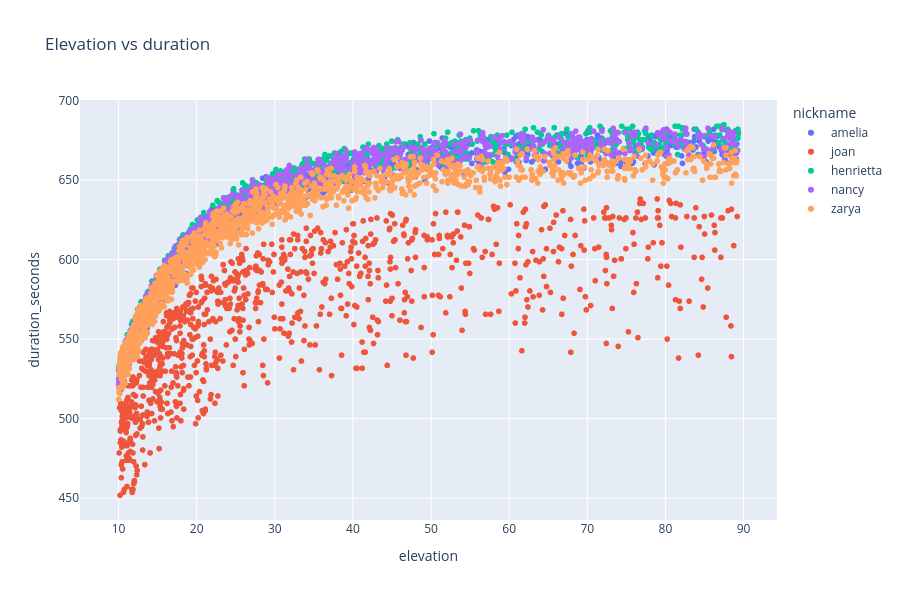

This figure's notebook cell:
### Code cell
px.scatter(passes, x="elevation", y="duration_seconds", color="nickname", title="Elevation vs duration", 
           height=600)

### Figure 1 — Plotly figure (JSON) as saved in the notebook; plotly's stock layout.template omitted (floating-point values rounded to 4 significant figures; data arrays with more than 128 entries replaced by an {"elided": "..."} marker saying what was removed)
{"data": [{"hovertemplate": "nickname=amelia<br>elevation=%{x}<br>duration_seconds=%{y}<extra></extra>", "legendgroup": "amelia", "marker": {"color": "#636efa", "symbol": "circle"}, "mode": "markers", "name": "amelia", "showlegend": true, "type": "scattergl", "x": {"elided": "1021 float values"}, "xaxis": "x", "y": {"elided": "1021 float values"}, "yaxis": "y"}, {"hovertemplate": "nickname=joan<br>elevation=%{x}<br>duration_seconds=%{y}<extra></extra>", "legendgroup": "joan", "marker": {"color": "#EF553B", "symbol": "circle"}, "mode": "markers", "name": "joan", "showlegend": true, "type": "scattergl", "x": {"elided": "909 float values"}, "xaxis": "x", "y": {"elided": "909 float values"}, "yaxis": "y"}, {"hovertemplate": "nickname=henrietta<br>elevation=%{x}<br>duration_seconds=%{y}<extra></extra>", "legendgroup": "henrietta", "marker": {"color": "#00cc96", "symbol": "circle"}, "mode": "markers", "name": "henrietta", "showlegend": true, "type": "scattergl", "x": {"elided": "1033 float values"}, "xaxis": "x", "y": {"elided": "1033 float values"}, "yaxis": "y"}, {"hovertemplate": "nickname=nancy<br>elevation=%{x}<br>duration_seconds=%{y}<extra></extra>", "legendgroup": "nancy", "marker": {"color": "#ab63fa", "symbol": "circle"}, "mode": "markers", "name": "nancy", "showlegend": true, "type": "scattergl", "x": {"elided": "1032 float values"}, "xaxis": "x", "y": {"elided": "1032 float values"}, "yaxis": "y"}, {"hovertemplate": "nickname=zarya<br>elevation=%{x}<br>duration_seconds=%{y}<extra></extra>", "legendgroup": "zarya", "marker": {"color": "#FFA15A", "symbol": "circle"}, "mode": "markers", "name": "zarya", "showlegend": true, "type": "scattergl", "x": {"elided": "1359 float values"}, "xaxis": "x", "y": {"elided": "1359 float values"}, "yaxis": "y"}], "layout": {"height": 600, "legend": {"title": {"text": "nickname"}, "tracegroupgap": 0}, "title": {"text": "Elevation vs duration"}, "xaxis": {"anchor": "y", "domain": [0, 1], "title": {"text": "elevation"}}, "yaxis": {"anchor": "x", "domain": [0, 1], "title": {"text": "duration_seconds"}}}}
